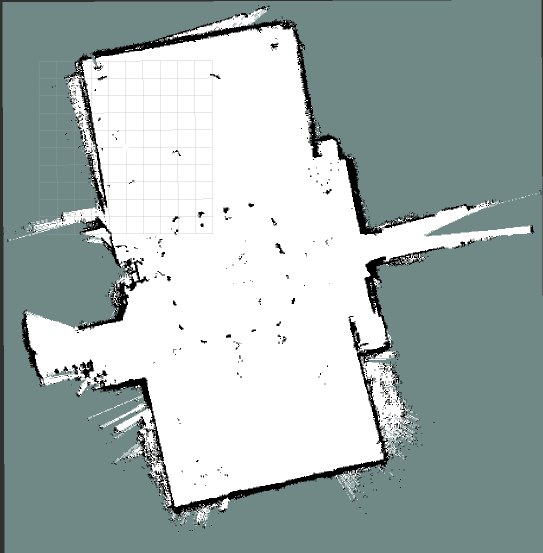
#> input picture Measured Data & Map/map_of_R1_Hall.png, 1086 x 1105 px, found by its file name (shown at 1/2 size)
$ python loading_map.py
#> lines starting #> are read from the running program, lines starting #| are printed output that depends on the picture
import matplotlib.pyplot as plt
from PIL import Image

# 加载地图
map_image_path = 'D:\KTH-Study\Y2-P1\EQ2443 Project Course\data & map\map_of_R1_Hall.png'  # 替换为实际地图路径
map_image = Image.open(map_image_path)
#> map_image is the input picture: PIL image 1086x1105 RGBA; mean R, G, B, A 162.5, 176.5, 174.9, 255

# 测量点（手动标注像素坐标）及对应信号强度
points = [
    (100, 150, 10), (120, 200, 15), (150, 250, 20),  # 示例点位
    (180, 300, 25), (200, 350, 30), (230, 400, 35),
    # 根据实际图片填入更多点
]

# 绘制地图和点
plt.figure(figsize=(10, 8))
plt.imshow(map_image, extent=[0, map_image.size[0], 0, map_image.size[1]])

# 绘制点，颜色代表信号强度
x, y, sinr = zip(*points)
plt.scatter(x, y, c=sinr, cmap='YlOrRd', s=100, edgecolors='k')
plt.colorbar(label='SINR (dB)')
plt.title("Signal Strength Visualization")
plt.xlabel("X (pixels)")
plt.ylabel("Y (pixels)")
plt.gca().invert_yaxis()  # 图像y轴方向倒置，确保和图片一致
plt.show()
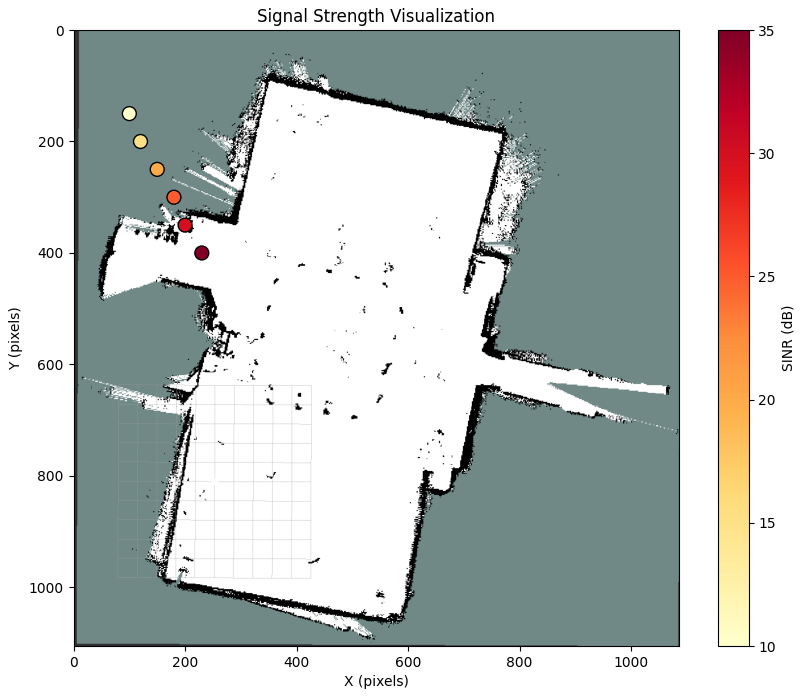
#> figure drawn by matplotlib, 2 panels

$ run again, with Measured Data & Map/map_with_mapped_points_and_rsrp_heatmap.png copied over Measured Data & Map/map_of_R1_Hall.png
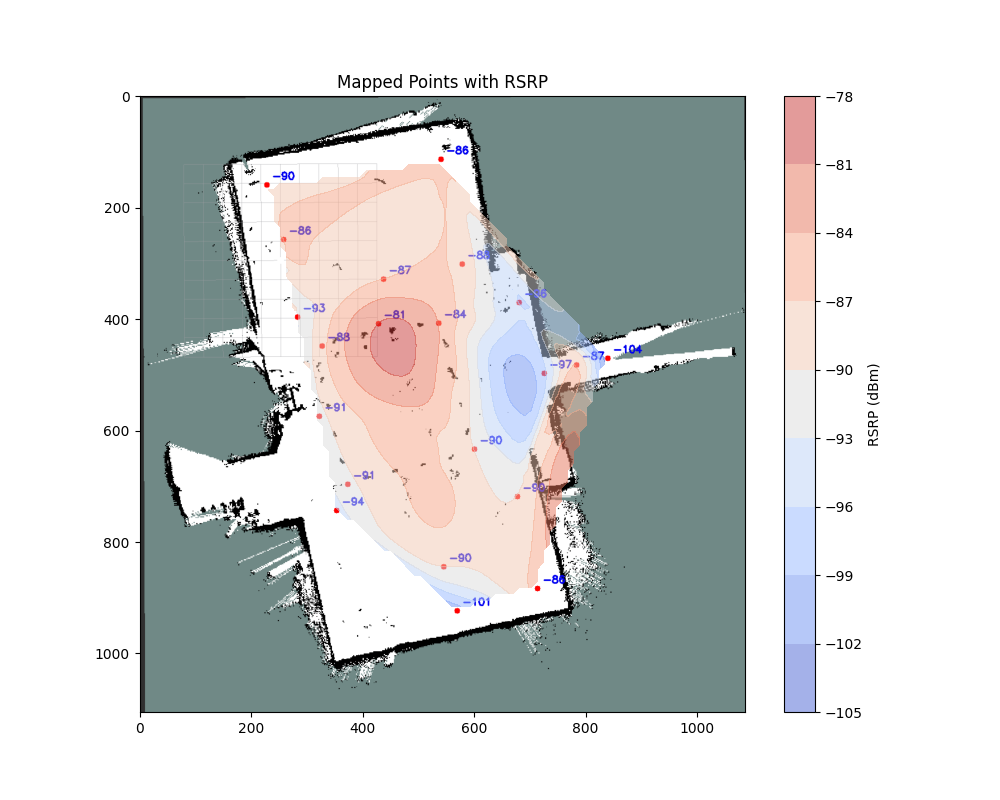
#> input picture Measured Data & Map/map_with_mapped_points_and_rsrp_heatmap.png, 1000 x 800 px, found by its file name
#> map_image is the input picture: PIL image 1000x800 RGBA; mean R, G, B, A 208.1, 211.4, 210.6, 255
#> `plt.show()`:
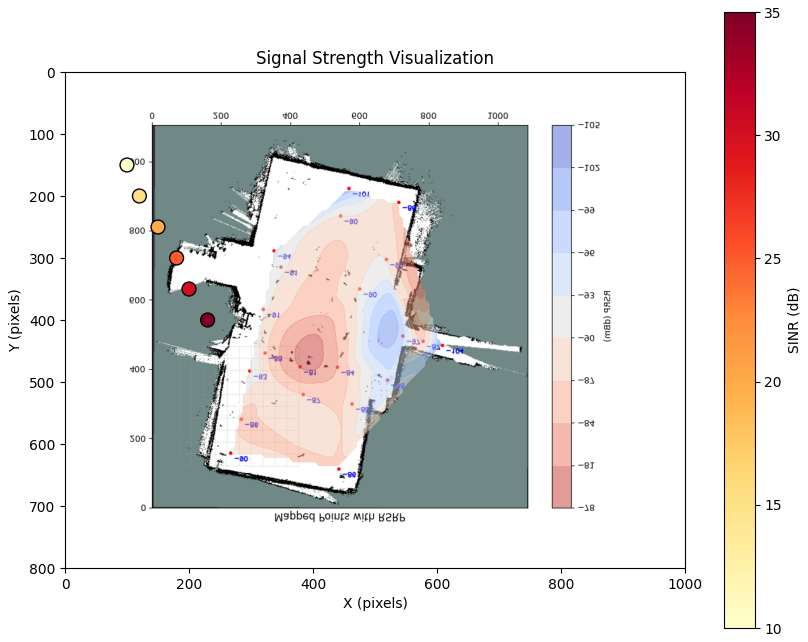
#> figure drawn by matplotlib, 2 panels
